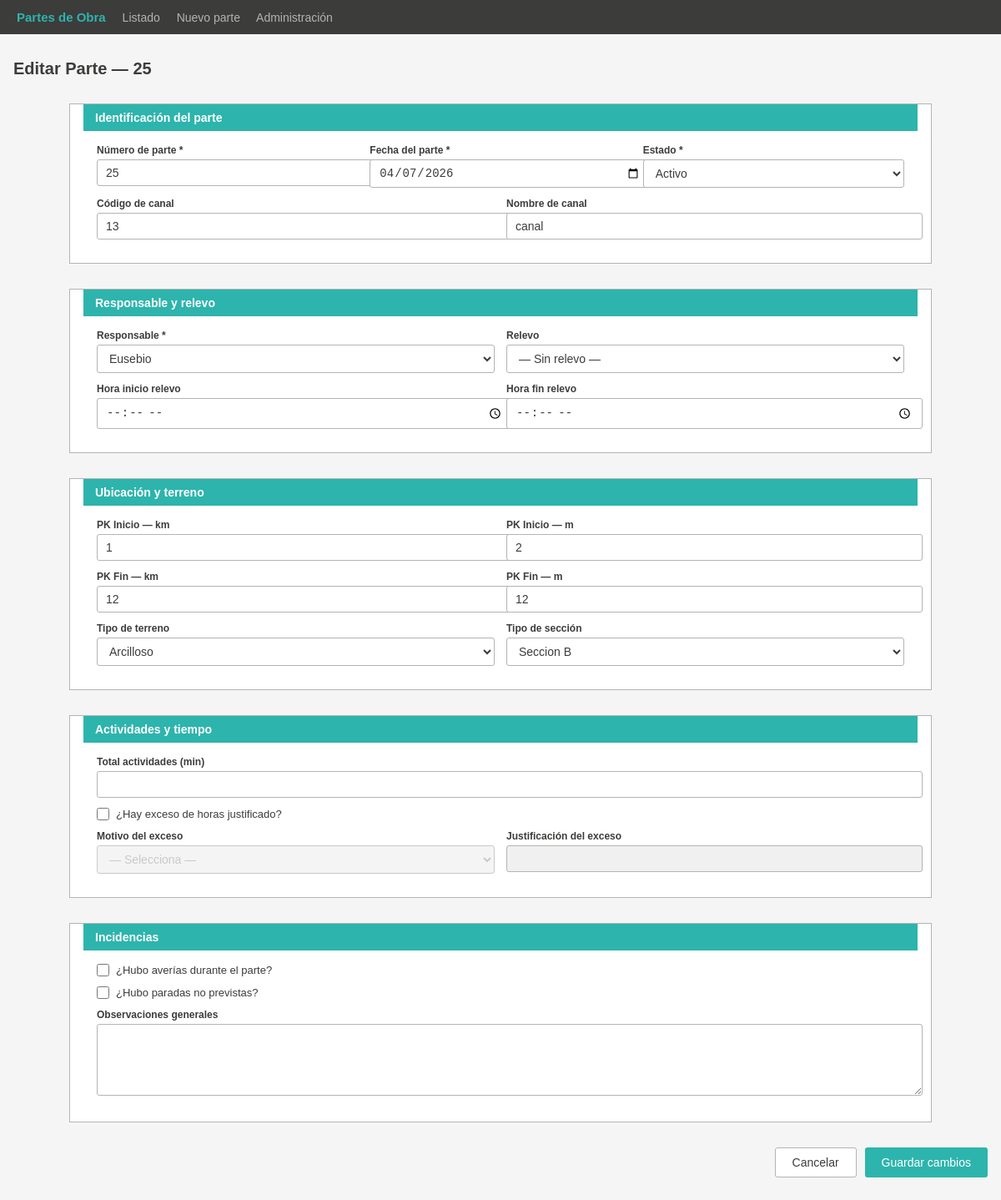
The app's page /partes/editar/2 with its own data.
### tables this page shows
CREATE TABLE ParteObra(
               id INTEGER PRIMARY KEY AUTOINCREMENT,
               parte_numero TEXT NOT NULL UNIQUE,
               fecha_parte DATE NOT NULL,
               fecha_registro_utc DATETIME NOT NULL DEFAULT (datetime('now')),
               canal_codigo TEXT,
               canal_nombre TEXT,
               responsable_id INTEGER,
               relevo_id INTEGER,
               hora_inicio_relevo TEXT,
               hora_fin_relevo TEXT,
               pk_inicio_km INTEGER,
               pk_inicio_m INTEGER,
               pk_fin_km INTEGER,
               pk_fin_m INTEGER,
               tipo_terreno_id INTEGER,
               seccion_tipo_id INTEGER,
               total_actividades_min INTEGER,
               exceso_justificado INTEGER NOT NULL DEFAULT 0,
               motivo_exceso_id INTEGER,
               justificacion_exceso TEXT,
               hubo_averias INTEGER NOT NULL DEFAULT 0,
               hubo_paradas INTEGER NOT NULL DEFAULT 0,
               observaciones TEXT,
               estado_id INTEGER NOT NULL,

                FOREIGN KEY (responsable_id) REFERENCES Personal(id),
                FOREIGN KEY (relevo_id) REFERENCES Personal(id),
                FOREIGN KEY (tipo_terreno_id) REFERENCES TipoTerreno(id),
                FOREIGN KEY (seccion_tipo_id) REFERENCES SeccionTipo(id),
                FOREIGN KEY (motivo_exceso_id) REFERENCES MotivoExcesoHoras(id),
                FOREIGN KEY (estado_id) REFERENCES EstadoParte(id)

               );

### routes/parte_obra_routes.py (the view)
@parte_bp.route("/partes/editar/<int:parte_id>", methods=["GET"])
def editar_parte(parte_id):
    parte = obtener_parte_por_id(parte_id)
    if not parte:
        return "Parte no encontrado", 404
    tipos_terreno = get_tipo_terreno()
    secciones_tipo = get_seccion_tipo()
    estados = get_estados()
    motivos_exceso = get_motivo_exceso()
    personal = get_personal_activo()
    return render_template("editar.html", parte=parte, tipos_terreno = tipos_terreno,
                           secciones_tipo = secciones_tipo, estados = estados,
                           motivos_exceso = motivos_exceso, personal = personal)

### database/db.py (called while the page is built)
def get_connection():
    conn = sqlite3.connect(DB_PATH)
    conn.row_factory = sqlite3.Row
    return conn

### models/parte_obra_model.py (called while the page is built)
def get_tipo_terreno():
    conn = get_connection()
    rows = conn.execute("SELECT id, descripcion FROM TipoTerreno ORDER BY descripcion").fetchall()
    conn.close()
    return rows

def get_seccion_tipo():
    conn = get_connection()
    rows = conn.execute("SELECT id, descripcion FROM SeccionTipo ORDER BY descripcion").fetchall()
    conn.close()
    return rows

def get_estados():
    conn = get_connection()
    rows = conn.execute("SELECT id, descripcion FROM EstadoParte ORDER BY id").fetchall()
    conn.close()
    return rows

def get_motivo_exceso():
    conn = get_connection()
    rows = conn.execute("SELECT id, descripcion FROM MotivoExcesoHoras ORDER BY descripcion").fetchall()
    conn.close()
    return rows

def get_personal_activo():
    conn = get_connection()
    rows = conn.execute("SELECT id, nombre FROM Personal WHERE activo = 1 ORDER BY nombre").fetchall()
    conn.close()
    return rows

def obtener_parte_por_id(parte_id):
    conn = get_connection()
    parte = conn.execute("SELECT * FROM ParteObra WHERE id = ?", (parte_id,)).fetchone()
    conn.close()
    return parte

### templates/editar.html (shortened to what this page needs)
<!DOCTYPE html>
<html lang="es">
<head>
  <link rel="stylesheet" href="{{ url_for('static', filename='styles.css') }}">
</head>
<body>
    <nav>
      <a href="{{ url_for('partes.index') }}" class="logo">Partes de Obra</a>
      <a href="{{ url_for('partes.index') }}">Listado</a>
      <a href="{{ url_for('partes.nuevo_parte') }}">Nuevo parte</a>
      <a href="{{ url_for('admin.carga_admin') }}">Administración</a>
    </nav>
<div class="contenedor">
    <h1>Editar Parte — {{ parte['parte_numero'] }}</h1>
    <form method="POST"
          action="{{ url_for('partes.actualizar_parte_route', parte_id=parte['id']) }}">
      <div class="seccion">
        <h2>Identificación del parte</h2>
        <div class="seccion-cuerpo">
          <div class="tres-columnas">
            <div>
              <label>Número de parte *</label>
              <input type="text" name="parte_numero"
                     value="{{ parte['parte_numero'] }}" required>
            </div>
            <div>
              <label>Fecha del parte *</label>
              <input type="date" name="fecha_parte"
                     value="{{ parte['fecha_parte'] }}" required>
            </div>
            <div>
              <label>Estado *</label>
              <select name="estado_id" required>
                {% for e in estados %}
                  <option value="{{ e['id'] }}"
                    {{ 'selected' if e['id'] == parte['estado_id'] }}>
                    {{ e['descripcion'] }}
                  </option>
                {% endfor %}
              </select>
            </div>
          </div>
          <div class="dos-columnas">
            <div>
              <label>Código de canal</label>
              <input type="text" name="canal_codigo"
                     value="{{ parte['canal_codigo'] or '' }}">
            </div>
            <div>
              <label>Nombre de canal</label>
              <input type="text" name="canal_nombre"
                     value="{{ parte['canal_nombre'] or '' }}">
            </div>
          </div>
        </div>
      </div>
      <div class="seccion">
        <h2>Responsable y relevo</h2>
        <div class="seccion-cuerpo">
          <div class="dos-columnas">
            <div>
              <label>Responsable *</label>
              <select name="responsable_id" required>
                {% for p in personal %}
                  <option value="{{ p['id'] }}"
                    {{ 'selected' if p['id'] == parte['responsable_id'] }}>
                    {{ p['nombre'] }}
                  </option>
                {% endfor %}
              </select>
            </div>
            <div>
              <label>Relevo</label>
              <select name="relevo_id">
                <option value="">— Sin relevo —</option>
              </select>
            </div>
          </div>
          <div class="dos-columnas">
            <div>
              <label>Hora inicio relevo</label>
              <input type="time" name="hora_inicio_relevo"
                     value="{{ parte['hora_inicio_relevo'] or '' }}">
            </div>
            <div>
              <label>Hora fin relevo</label>
              <input type="time" name="hora_fin_relevo"
                     value="{{ parte['hora_fin_relevo'] or '' }}">
            </div>
          </div>
        </div>
      </div>
      <div class="seccion">
        <h2>Ubicación y terreno</h2>
        <div class="seccion-cuerpo">
          <div class="dos-columnas">
            <div>
              <label>PK Inicio — km</label>
              <input type="number" name="pk_inicio_km" min="0"
                     value="{{ parte['pk_inicio_km'] or '' }}">
            </div>
            <div>
              <label>PK Inicio — m</label>
              <input type="number" name="pk_inicio_m" min="0" max="999"
                     value="{{ parte['pk_inicio_m'] or '' }}">
            </div>
          </div>
          <div class="dos-columnas">
            <div>
              <label>PK Fin — km</label>
              <input type="number" name="pk_fin_km" min="0"
                     value="{{ parte['pk_fin_km'] or '' }}">
            </div>
            <div>
              <label>PK Fin — m</label>
              <input type="number" name="pk_fin_m" min="0" max="999"
                     value="{{ parte['pk_fin_m'] or '' }}">
            </div>
          </div>
          <div class="dos-columnas">
            <div>
              <label>Tipo de terreno</label>
              <select name="tipo_terreno_id">
                {% for t in tipos_terreno %}
                  <option value="{{ t['id'] }}"
                    {{ 'selected' if t['id'] == parte['tipo_terreno_id'] }}>
                    {{ t['descripcion'] }}
                  </option>
                {% endfor %}
              </select>
            </div>
            <div>
              <label>Tipo de sección</label>
              <select name="seccion_tipo_id">
                {% for s in secciones_tipo %}
                  <option value="{{ s['id'] }}"
                    {{ 'selected' if s['id'] == parte['seccion_tipo_id'] }}>
                    {{ s['descripcion'] }}
                  </option>
                {% endfor %}
              </select>
            </div>
          </div>
        </div>
      </div>
      <div class="seccion">
        <h2>Actividades y tiempo</h2>
        <div class="seccion-cuerpo">
          <label>Total actividades (min)</label>
          <input type="number" name="total_actividades_min" min="0"
                 value="{{ parte['total_actividades_min'] or '' }}">
          <div class="campo-check">
            <input type="checkbox" id="chkExceso" name="exceso_justificado" value="1"
                   {{ 'checked' if parte['exceso_justificado'] == 1 }}>
            <label for="chkExceso">¿Hay exceso de horas justificado?</label>
          </div>
          <div class="dos-columnas">
            <div>
              <label>Motivo del exceso</label>
              <select name="motivo_exceso_id" id="motivoExceso"
                      {{ '' if parte['exceso_justificado'] == 1 else 'disabled' }}>
                <option value="">— Selecciona —</option>
              </select>
            </div>
            <div>
              <label>Justificación del exceso</label>
              <input type="text" name="justificacion_exceso" id="justificacionExceso"
                     value="{{ parte['justificacion_exceso'] or '' }}"
                     {{ '' if parte['exceso_justificado'] == 1 else 'disabled' }}>
            </div>
          </div>
        </div>
      </div>
      <div class="seccion">
        <h2>Incidencias</h2>
        <div class="seccion-cuerpo">
          <div class="campo-check">
            <input type="checkbox" name="hubo_averias" value="1"
                   {{ 'checked' if parte['hubo_averias'] == 1 }}>
            <label>¿Hubo averías durante el parte?</label>
          </div>
          <div class="campo-check">
            <input type="checkbox" name="hubo_paradas" value="1"
                   {{ 'checked' if parte['hubo_paradas'] == 1 }}>
            <label>¿Hubo paradas no previstas?</label>
          </div>
          <label>Observaciones generales</label>
          <textarea name="observaciones">{{ parte['observaciones'] or '' }}</textarea>
        </div>
      </div>
      <div class="botones-form">
        <a href="{{ url_for('partes.index') }}" class="btn-gris">Cancelar</a>
        <button type="submit" class="btn-verde">Guardar cambios</button>
      </div>
    </form>
  </div>
</body>
</html>

### static/styles.css (style rules this page uses)
body { font-family: Arial, sans-serif; font-size: 14px; background-color: #f5f5f5; color: #3C3C3B; margin: 0; padding: 0; }
nav { background-color: #3C3C3B; padding: 12px 20px; }
nav a { color: #B3B4B2; text-decoration: none; margin-right: 16px; font-size: 14px; }
nav .logo { color: #2DB4AD; font-weight: bold; font-size: 15px; }
.contenedor { max-width: 1300px; margin: 30px auto; padding: 0 16px; }
h1 { font-size: 20px; color: #3C3C3B; margin-bottom: 20px; }
h2 { font-size: 14px; color: white; background-color: #2DB4AD; padding: 8px 14px; margin: 0; }
.seccion { max-width: 1000px; background-color: white; border: 1px solid #B3B4B2; margin-bottom: 18px; margin: 30px auto; padding: 0 16px; }
.seccion-cuerpo { padding: 16px; }
label { display: block; font-size: 12px; font-weight: bold; margin-bottom: 4px; color: #3C3C3B; }
input[type="text"], input[type="date"], input[type="time"], input[type="number"], select, textarea { width: 100%; padding: 7px 10px; border: 1px solid #B3B4B2; border-radius: 3px; font-size: 14px; color: #3C3C3B; background-color: white; margin-bottom: 12px; }
input:disabled, select:disabled, textarea:disabled { background-color: #f0f0f0; color: #B3B4B2; cursor: not-allowed; }
textarea { resize: vertical; height: 70px; }
.dos-columnas { display: grid; grid-template-columns: 1fr 1fr; gap: 14px; }
.tres-columnas { display: grid; grid-template-columns: 1fr 1fr 1fr; gap: 14px; }
.campo-check { display: flex; align-items: center; gap: 8px; margin-bottom: 12px; }
.campo-check input[type="checkbox"] { width: 15px; height: 15px; margin: 0; accent-color: #2DB4AD; }
.campo-check label { font-weight: normal; font-size: 13px; margin: 0; }
.btn-verde { background-color: #2DB4AD; color: white; border: none; padding: 9px 20px; font-size: 14px; border-radius: 3px; cursor: pointer; text-decoration: none; display: inline-block; }
.btn-gris { background-color: white; color: #3C3C3B; border: 1px solid #B3B4B2; padding: 9px 20px; font-size: 14px; border-radius: 3px; cursor: pointer; text-decoration: none; display: inline-block; }
.botones-form { display: flex; justify-content: flex-end; gap: 10px; margin-top: 6px; }

### records on screen
ParteObra: parte_numero "25", fecha_parte "04/07/2026", canal_codigo "13", canal_nombre "canal", pk_inicio_km "1", pk_inicio_m "2", pk_fin_km "12", pk_fin_m "12"

### other values on screen
form field estado_id "Activo"
form field responsable_id "Eusebio"
form field tipo_terreno_id "Arcilloso"
form field seccion_tipo_id "Seccion B"
